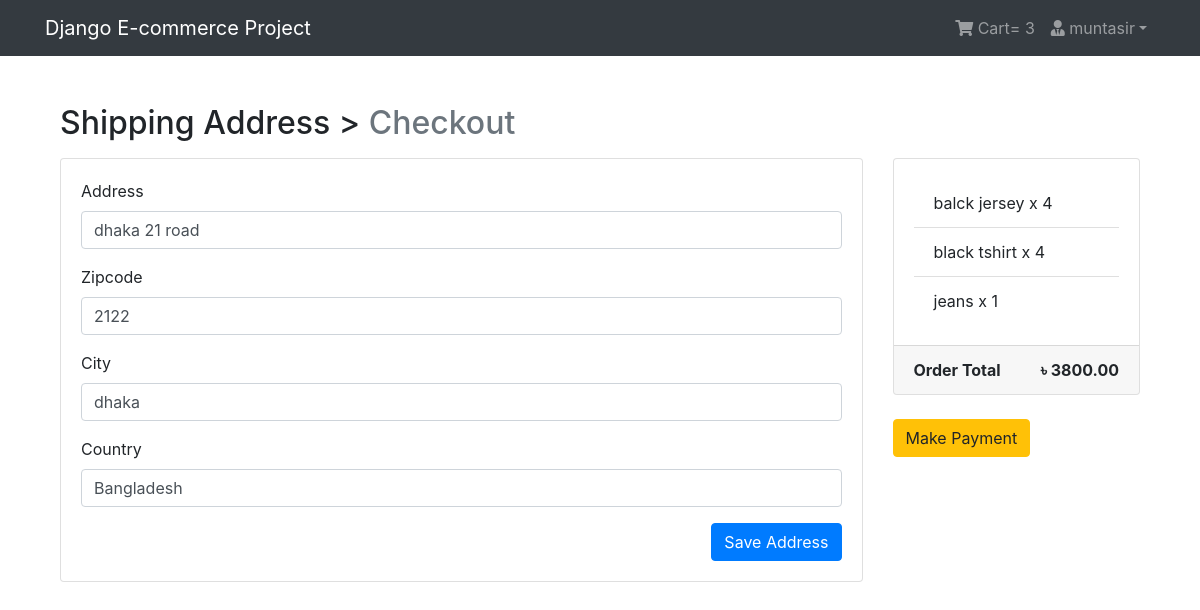
/payment/checkout/ (signed in), run on the app's committed database.
### App_login/models.py (models this page shows, shortened)
class User(AbstractBaseUser, PermissionsMixin):
    email = models.EmailField(unique=True, null=False)
    is_staff = models.BooleanField(
        ugettext_lazy('staff status'),
        default=False,
        help_text = ugettext_lazy('Designates whether the user can log in this site')
    )
    is_active = models.BooleanField(
        ugettext_lazy('active'),
        default=True,
        help_text=ugettext_lazy('Designates whether this user should be treated as active. Unselect this instead of deleting accounts')
    )
    USERNAME_FIELD = 'email'
    objects = MyUserManager()

class Profile(models.Model):
    user = models.OneToOneField(User, on_delete=models.CASCADE, related_name='profile')
    username = models.CharField(max_length=264, blank=True)
    full_name = models.CharField(max_length=264, blank=True)
    address_1 = models.TextField(max_length=300, blank=True)
    city = models.CharField(max_length=40, blank=True)
    zipcode = models.CharField(max_length=10, blank=True)
    country = models.CharField(max_length=50, blank=True)
    phone = models.CharField(max_length=20, blank=True)
    date_joined = models.DateTimeField(auto_now_add=True)

### App_Order/models.py (models this page shows, shortened)
class Order(models.Model):
    orderitems = models.ManyToManyField(Cart)
    user = models.ForeignKey(settings.AUTH_USER_MODEL, on_delete=models.CASCADE)
    ordered = models.BooleanField(default=False)
    created = models.DateTimeField(auto_now_add=True)
    paymentId = models.CharField(max_length=264, blank=True, null=True)
    orderId = models.CharField(max_length=200, blank=True, null=True)
    def get_totals(self):
        total = 0
        for order_item in self.orderitems.all():
            total += float(order_item.get_total())
        return total

class Cart(models.Model):
    user = models.ForeignKey(settings.AUTH_USER_MODEL, on_delete=models.CASCADE, related_name="cart")
    item = models.ForeignKey(Product, on_delete=models.CASCADE)
    quantity = models.IntegerField(default=1)
    purchased = models.BooleanField(default=False)
    created = models.DateTimeField(auto_now_add=True)
    updated = models.DateTimeField(auto_now=True)
    def get_total(self):
        total = self.item.price * self.quantity
        float_total = format(total, '0.2f')
        return float_total

### App_Payment/models.py (models this page shows, shortened)
class BillingAddress(models.Model):
	user=models.ForeignKey(settings.AUTH_USER_MODEL,on_delete=models.CASCADE)
	address=models.CharField(max_length=264,blank=True)
	zipcode=models.CharField(max_length=10,blank=True)
	city=models.CharField(max_length=30,blank=True)
	country=models.CharField(max_length=20,blank=True)
	def is_fully_filled(self):
		field_names = [f.name for f in self._meta.get_fields()]
		for field_name in field_names:
			value = getattr(self, field_name)
			if value is None or value=='':
				return False
		return True
	class Meta:
		verbose_name_plural = "Billing Addresses"

### App_shop/models.py (models this page shows, shortened)
class Product(models.Model):
    mainimage = models.ImageField(upload_to='Products')
    name = models.CharField(max_length=264)
    category = models.ForeignKey(Category, on_delete=models.CASCADE, related_name='category')
    preview_text = models.TextField(max_length=200, verbose_name='Preview Text')
    detail_text = models.TextField(max_length=1000, verbose_name='Description')
    price = models.FloatField()
    old_price = models.FloatField(default=0.00)
    created = models.DateTimeField(auto_now_add=True)
    class Meta:
        ordering = ['-created',]

### App_Payment/views.py (the view)
# urls.py: path('checkout/',views.checkout,name="checkout"),
@login_required
def checkout(request):
	saved_address=BillingAddress.objects.get_or_create(user=request.user)
	save_address=saved_address[0]
	form=BillingForm(instance=save_address)
	if request.method =="POST":
		form=BillingForm(request.POST,instance=save_address)
		if form.is_valid():
			form.save()
			form=BillingForm(instance=save_address)
			messages.info(request,"Your address has been saved")
	order_qs = Order.objects.filter(user=request.user, ordered=False)
	order_items = order_qs[0].orderitems.all()
	order_total=order_qs[0].get_totals()
	return render(request,'App_Payment/checkout.html',context={'form':form,'order_items':order_items,'order_total':order_total,'save_address':save_address})

### App_Payment/forms.py
class BillingForm(forms.ModelForm):
	class Meta:
		model=BillingAddress
		fields=['address','zipcode','city','country']

### App_Order/templatetags/cart_tag.py (called while the page is built)
@register.filter
def cart_total(user):
	order=Order.objects.filter(user=user,ordered=False)
	if order.exists():
		return order[0].orderitems.count()
	else:
		return 0

### templates/App_Payment/checkout.html (shortened to what this page needs)
{% extends 'base.html' %}
{% load crispy_forms_tags %}
{% block body_block %}
<div class="container mt-5">
  <h2 class="mb-3">
    Shipping Address > <span class="text-muted">Checkout</span>
  </h2>
  <div class="row">
    <div class="col-md-9">
      <div class="card mb-5" style="height: auto">
        <div class="card-body">
          <form method="POST">
            {{form|crispy}}
            <button type="submit" class="btn btn-primary float-right">Save Address</button>
          </form>
        </div>
      </div>
    </div>
    <div class="col-md-3">
      <div class="card" style="height:auto">
        <div class="card-body">
          <ul class="list-group list-group-flush">
            {% for order_item in order_items %}
              <li class="list-group-item">{{ order_item.item.name}} x {{order_item.quantity}}</li>
            {% endfor %}
          </ul>
        </div>
        <div class="card-footer">
          <span class="float-left"><b>Order Total</b></span>
          <span class="float-right"><b>&#2547; {{order_total|floatformat:2}}</b></span>
        </div>
      </div>
      <br>
      {% if save_address.is_fully_filled %}
      <a href="{% url 'App_Payment:payment' %}" class="btn btn-warning btn-md">Make Payment</a>
      {% else %}
      <div class="alert alert-info">
        <p>Please fill up all the information to make payment.</p>
      </div>
      {% endif %}
    </div>
  </div>
</div>
{% endblock %}

### templates/navbar.html (shortened to what this page needs)
{% load cart_tag %}
<nav class="navbar navbar-expand-lg navbar-dark bg-dark">
  <div class="container">
    <a class="navbar-brand" href="{% url 'App_shop:home' %}">Django E-commerce Project</a>
    <div class="collapse navbar-collapse" id="navbarNav">
      <ul class="navbar-nav ml-auto">
        {% if request.user.is_authenticated %}
        <li class="nav-item">
          <a href="{% url 'App_Order:cart' %}" class="nav-link">
              <i class="fa fa-shopping-cart"></i> Cart<span>= </span> <span class="badge-badge-light">{{request.user|cart_total}}</span>
          </a>
        </li>
        <li class="nav-item dropdown">
          <a class="nav-link dropdown-toggle" href="#" id="navbarDropdown" role="button" data-toggle="dropdown" aria-haspopup="true" aria-expanded="false"><i class="fas fa-user-tie"></i> {{request.user.profile.username}}</a>
        </li>
        {% else %}
        <li class="nav-item">
          <a href="{% url 'App_login:login' %}" class="btn btn-primary">Login</a>
        </li>
        {% endif %}
      </ul>
    </div>
  </div>
</nav>

### templates/base.html (style rules this page uses)
.card { height: 350px; }

### data on the page
User: user|cart_total "3", user.profile.username "muntasir"
BillingAddress: address "dhaka 21 road", zipcode "2122", city "dhaka", country "Bangladesh"
Cart: item.name "balck jersey", quantity "4"
Cart: item.name "black tshirt", quantity "4"
Cart: item.name "jeans", quantity "1"

### other printed values
{{ order_total|floatformat:2 }} "3800.00"
